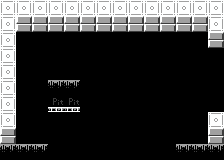

Tiled map render using the project's own tile images. Description and the whole map definition, tile-layer contents included, below:
An orthogonal 14x10 tile map with 16x16 px tiles, 1 tile layer (Tile Layer 1).

<map version="1.9" tiledversion="1.9.0" orientation="orthogonal" renderorder="right-down" width="14" height="10" tilewidth="16" tileheight="16" infinite="0" nextlayerid="2" nextobjectid="1">
 <tileset firstgid="1" source="../room_tileset.tsx" />
 <layer id="1" name="Tile Layer 1" width="14" height="10">
  <data encoding="csv">
4,4,4,4,4,4,4,4,4,4,4,4,4,4,
4,3,3,3,3,3,3,3,3,3,3,3,3,4,
4,1,1,1,1,1,1,1,1,1,1,1,1,3,
4,1,1,1,1,1,1,1,1,1,1,1,1,1,
4,1,1,1,1,1,1,1,1,1,1,1,1,1,
4,1,1,5,5,1,1,1,1,1,1,1,1,1,
4,1,1,6,6,1,1,1,1,1,1,1,1,1,
4,1,1,1,1,1,1,1,1,1,1,1,1,4,
3,1,1,1,1,1,1,1,1,1,1,1,1,3,
5,5,5,1,1,1,1,1,1,1,1,5,5,5
</data>
 </layer>
</map>
